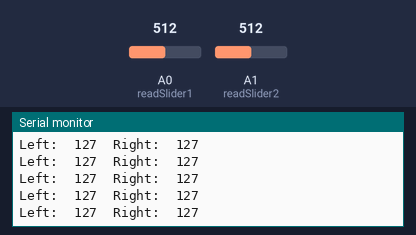
Bench run of a sketch on a simulated Arduino Uno, built with avr-gcc and run on an emulated ATmega328P. Parts: the last lines printed to the serial monitor. The inputs (shaded band) are chosen by the test bench; at power-on: A1 (readSlider2) = 512, A0 (readSlider1) = 512. No radio packets arrive unless stated.

Above: at 2.2 s.
2.3 s: A1 (readSlider2) set to 716
At 2.34 s:
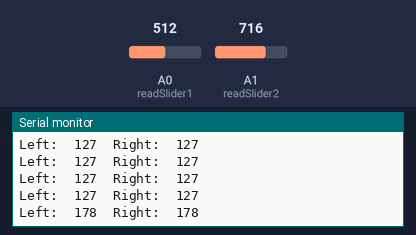
3.8 s: A1 (readSlider2) set to 900
At 3.87 s:
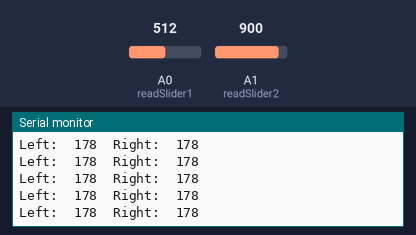
Timing chart, 0 to 6.8 s (numbered marks = the images above; inputs shaded):
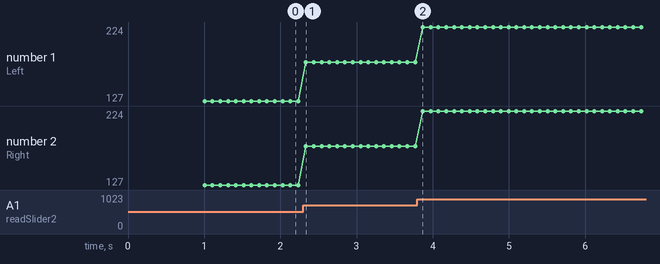

The sketch:

ServerB1.ino
```cpp
#include <SPI.h>
#include "RF24.h"
#include <Servo.h>
#include <Wire.h>
#include <SoftwareSerial.h>

boolean inputString = 1;
boolean stringComplete = false;
//SoftwareSerial mySerial(6, 5); // RX, TX
Servo myservo;
int Mode = 1; //輪椅模式
int ModeChanged = 1; //輪椅模式確認 1互控
//0自控 1互控

const int servoPin = 8; // the digital pin used for the servo

RF24 rf24(9, 10); // CE腳, CSN腳

const byte addr[] = "1Node";
const int readSlider1 = A0;
const int readSlider2 = A1;

int ToOtherRight = 140;
int ToOtherLeft = 140;

void setup() {
  Serial.begin(115200);
  //mySerial.begin(57600);
  rf24.begin();
  rf24.setChannel(83);       // 設定頻道編號
  rf24.openWritingPipe(addr); // 設定通道位址
  rf24.setPALevel(RF24_PA_MAX);   // 設定廣播功率
  rf24.setDataRate(RF24_1MBPS); // 設定傳輸速率
  rf24.stopListening();       // 停止偵聽；設定成發射模式
  //
  pinMode(readSlider1, INPUT);
  pinMode(readSlider2, INPUT);

  pinMode(A3, INPUT); //調整輪椅模式
  //
  // myservo.attach(servoPin);  // attaches the servo on pin 9 to the servo object
  // myservo.write(nowDegree);
  delay(1000);

}

void loop() {
  //int readNum = 0;
  //mySerial.print("on");
  //mySerialFunction();

  /*  if (readNum < 512) {//自控
      ModeChanged = 0;
    }
    else if (readNum >= 512) { //互控
      ModeChanged = 1;
    }
  */
  //ModeChanged = inputString;
  //  Serial.println(ModeChanged);
  //  if (Mode == 0 && ModeChanged == 1) {
  //    SendControlChange(ModeChanged);
  //    Mode = 1;
  //  }
  //  if (Mode == 1 && ModeChanged == 0) {
  //    SendControlChange(ModeChanged);
  //    Mode = 0;
  //  }

  if (Mode == 1) {
    ToOtherRight = slider(readSlider1);
    ToOtherLeft =  slider(readSlider2);
    Serial.print("Left:\t");
    Serial.print(ToOtherLeft);
    Serial.print("\tRight:\t");
    Serial.println(ToOtherLeft);
    SendClient(ToOtherLeft, ToOtherRight);
  }
  //  motor();
  delay(50);

  //  detectDegree();
}
/*
void mySerialFunction() {
  //Serial.println("Hi");

  while (mySerial.available()) {

    Serial.println("here");
    inputString = mySerial.read();
    Serial.println(inputString);

    // add it to the inputString:

  }
}
*/
void SendControlChange(int control) {
  char msg[16] = "0";
  if (control == 0) {
    msg[0] = 'A';
  }
  else {
    msg[0] = 'B';
  }
  rf24.write(&msg, sizeof(msg));  // 傳送資料
  //Serial.println(msg);
  delay(50);
}
void SendClient(int sendToOtherL, int sendToOtherR) {
  char msgTempA[16] = "0";
  char msgTempB[16] = "0";
  char msg[16] = "0";
  int set = sendToOtherL;    // FirstData
  int flag = 0, flagB = 0;
  if (set == 0)msgTempA[flag++] = '0';
  while (set > 0) {
    msgTempA[flag] = char(set % 10) + '0';
    set = set / 10;
    flag++;
  }
  for (int s = 0; s < flag; s++) {
    msg[s] = msgTempA[flag - s - 1];
  }
  msg[flag++] = ' ';

  set = sendToOtherR;    // SecondData
  flagB = 0;
  if (set == 0)msgTempA[flagB] = '0';
  while (set > 0) {
    msgTempB[flagB] = char(set % 10) + '0';
    set = set / 10;
    flagB++;
  }
  for (int s = 0; s < flagB; s++) {
    msg[s + flag] = msgTempB[flagB - s - 1];
  }

  msg[flag + flagB] = ';';
  //Serial.println(msg);
  //Serial.println(output);
  //Serial.println(msg);
  rf24.write(&msg, sizeof(msg));  // 傳送資料
  delay(50);
}
int slider(int slider) {
  int sli = analogRead(slider);
  int value = int(map(sli, 0, 1024, 0, 255));
  //Serial.println(value);
  //delay(100);
  return value ;
}
/*
void motor() {
/  myservo.write((int)nowDegree);      // move the servo to 180, max speed, wait until done
  angle += 5; //可以控制去程的時間(加的數字越大 轉的時間越短)  nowDegree = 110 + (20 * sin(radians(angle)));//＊sin前的那個數字 控制轉速
  //nowDegree += (easDegree - nowDegree) * easing;
  delay(50);//控制回程時間，delay越短 轉的時間越短 甚至不回轉 但時間加長去程的時間也會加長
}
*/
```

Measured:
- after the input at 2.3 s, the serial monitor: prints a new line at once (image 1)
- plotted number 1: 127 → 178 after the input at 2.3 s, 178 → 224 after the input at 3.8 s
- plotted number 2: 127 → 178 after the input at 2.3 s, 178 → 224 after the input at 3.8 s
